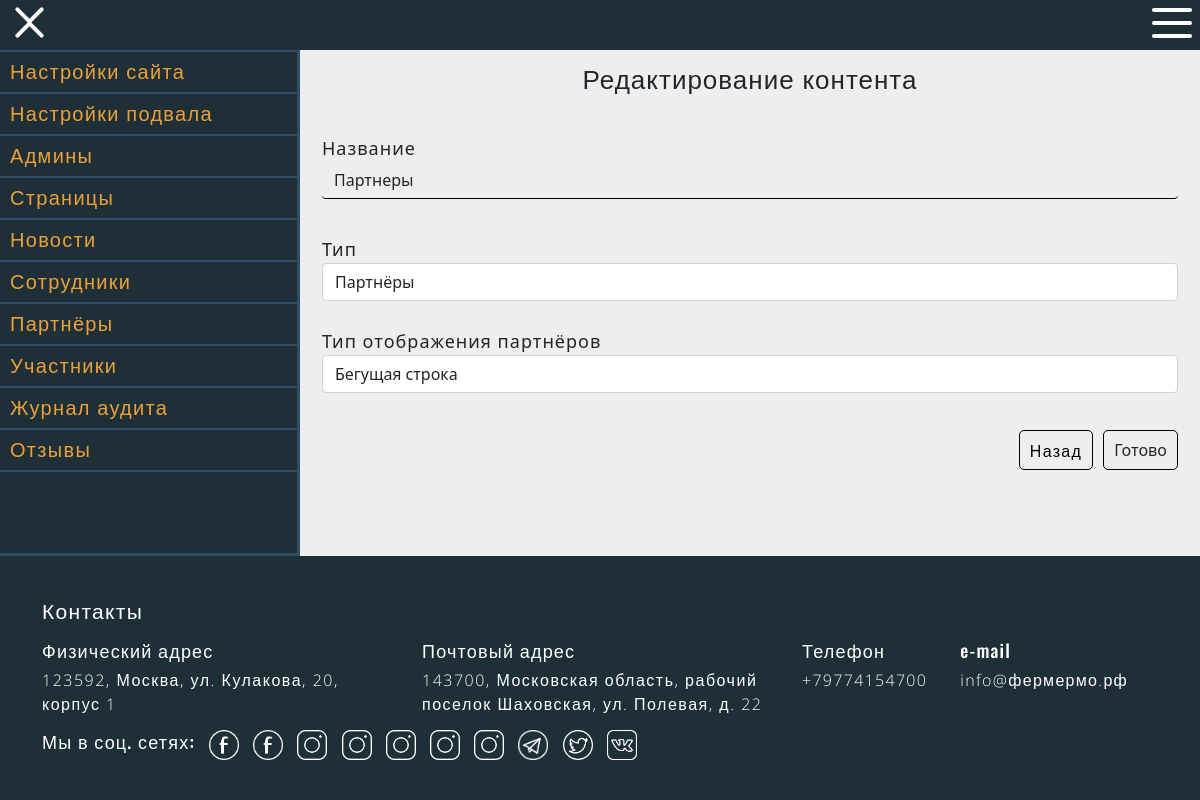
Screenshot of /admin-edit-content/6 (signed in) with the database file from the repository.
### data/content.py (models this page shows, shortened)
class Content(SqlAlchemyBase, SerializerMixin):
    __tablename__ = 'content'
    id = sqlalchemy.Column(sqlalchemy.Integer, primary_key=True, autoincrement=True)
    position = sqlalchemy.Column(sqlalchemy.Integer, nullable=True)
    type = sqlalchemy.Column(sqlalchemy.String, nullable=True)
    image = sqlalchemy.Column(sqlalchemy.String, nullable=True)
    animation_type = sqlalchemy.Column(sqlalchemy.Integer, nullable=True)
    heading = sqlalchemy.Column(sqlalchemy.String, nullable=True)
    text = sqlalchemy.Column(sqlalchemy.String, nullable=True)
    tags = sqlalchemy.Column(sqlalchemy.String, nullable=True)
    display_type = sqlalchemy.Column(sqlalchemy.String, nullable=True)
    display_type_member = sqlalchemy.Column(sqlalchemy.String, nullable=True)
    created_date = sqlalchemy.Column(sqlalchemy.DateTime, default=datetime.now())
    author_id = sqlalchemy.Column(sqlalchemy.Integer, sqlalchemy.ForeignKey("user.id"))
    author = orm.relation('User')
    smartpage_id = sqlalchemy.Column(sqlalchemy.Integer, sqlalchemy.ForeignKey("smartpage.id"))
    smartpage = orm.relation('Smartpage')

### run.py (the view)
@application.route("/admin-edit-content/<int:id>", methods=['GET', 'POST'])
@login_required
def admin_edit_content(id):
    if current_user.status > 0:
        form = ContentForm()
        content = edit_content(id, {"admin_email": current_user.email, "action": "get"})
        path = get_path()
        message, result, filenames, page_id = None, False, [], 0
        if "message" not in content:
            page_id = content["smartpage_id"]
            if request.method == 'POST':
                filenames = save_image_test(request.files, path, current_user.email)
                message = edit_content(id, {"type": form.type.data, "text": form.text.data, "heading": form.heading.data,
                                            "image": '//'.join(filenames), "action": "put", "display_type": form.display_type.data,
                                            "admin_email": current_user.email, "display_type_member": form.display_type_member.data})
                if "success" in message:
                    filenames = transport_images(filenames, f"content/content_{id}")
                    if filenames != []:
                        m = edit_content(id, {"image": "//".join(filenames), "action": "put", "admin_email": current_user.email})
                    result = True
                message = list(message.values())[-1]
            else:
                form.type.data = content["type"]
                form.text.data = content["text"]
                form.heading.data = content["heading"]
                form.display_type.data = content["display_type"]
                form.display_type_member.data = content["display_type_member"]
                page_id = content["smartpage_id"]
                if get_files_from(path) == []:
                    filenames = copy_files(f"content/content_{id}", path, content["image"].split("//"))
                    admin_images[current_user.email] = [_.split("/")[-1] for _ in filenames]
                else:
                    filenames = get_files_from(path)
        else:
            message = list(content.values())[-1]
        return get_render_template('form/admin-form-content.html', title='Редактирование контента', message=message, form=form,
                               result=result, flag=False, filenames=filenames, image_len=len(filenames) + 1,
                               page_id=page_id)
    return you_dont_have_permission()

### data/forms.py
class ContentForm(StartForm):
    type = SelectField('Тип', choices=[("News", "Новостной"), ("Text", "Текстовый"), ("Member", "Члены организации"),
                                       ("Image", "С картинками"), ("Partner", "Партнёры"), ("Map", "Карта")])
    heading = StringField('Название', validators=[DataRequired()])
    display_type = SelectField('Тип отображения партнёров', choices=[("0", "Бегущая строка"), ("1", "Блоки")])
    display_type_member = SelectField('Тип отображения членов организации', choices=[("0", "Бегущая строка"),
                                                                                     ("1", "Блоки")])
    text = TextAreaField('Текст')

### data/Inner/ContentInnerAPI.py (called while the page is built, shortened)
def find_by_id(id, session):
    content = session.query(Content).get(id)
    if not content:
        return raise_error(f"Блок контента не найден", session), 1
    return content, session

def edit_content(content_id, args):
    count = 0
    if not all(args[key] is not None for key in ['admin_email', 'action']):
        return raise_error('Пропущены некоторые важные аргументы')
    admin, session = check_admin_status(args['admin_email'])
    content, session = find_by_id(content_id, session)
    if type(content) == dict:
        session.close()
        return content
    if args['action'] == "get":
        session.close()
        return content.to_dict(only=('id', 'position', 'heading', 'type', 'image', 'animation_type', 'text', 'tags', 'author_id', 'smartpage_id', "display_type", "display_type_member"))
    return raise_error("Неизвестный метод", session)

### data/Inner/main_file.py (called while the page is built)
def check_admin_status(email, need_status=1):
    admin, session = check_admin(email)
    if admin.status < int(need_status):
        return raise_error("У вас недостаточно прав для этого", session), 1
    return admin, session

def check_admin(email):
    session = db_session.create_session()
    user = session.query(User).filter(User.email == email).first()
    if not user:
        return raise_error(f"Админ {email} не найден", session), 1
    return user, session

### data/db_session.py (called while the page is built)
def create_session() -> Session:
    global __factory
    return __factory()

### run.py (called while the page is built)
def get_render_template(template, **kwargs):
    return render_template(template, special_params=get_special_params(), **kwargs)

def get_path(end=""):
    return f"tmp/{current_user.email}{end}"

@login_manager.user_loader
def load_user(user_id):
    session = db_session.create_session()
    a = session.query(User).get(user_id)
    session.close()
    return a

### templates/form/admin-form-content.html (shortened to what this page needs)
{% extends "admin-panel.html" %}
{% block adminblock %}
<p class="settings-title">{{title}}</p>
<div class="settings">
    <form action="" method="post" enctype=multipart/form-data>
        <div class="main">
            {{ form.heading.label }}<br>
            {{ form.heading(class="form-control") }}<br>
            {{ form.type.label }}<br>
            {{ form.type(class="form-control type") }}<br>
            {% if form.type.data == "Partner" %}
            <div id="partner" class="">
            {% else %}
            <div id="partner" class="hidden">
                {% endif %}
                {{ form.display_type.label }}<br>
                {{ form.display_type(class="form-control") }}<br>
            </div>
                <div class="submit-block">
                    <button class="element-exit"><a href=/admin-list-smartpage/{{page_id}}>Назад</a></button>
                    {{ form.submit(type="submit", class="btn btn-primary submit") }}
                </div>
            </div>
        </div>
</div>
{% endblock %}

### static/css/style.css (style rules this page uses)
*, *::before, *::after { margin: 0; padding: 0; }
button { border: none; }
body { padding-top: 50px; min-height: 100vh; background: #f4f4f4; display: flex; flex-direction: column; }
p { font-family: 'Open Sans', sans-serif; font-weight: 300; }
a { font-family: 'Open Sans', sans-serif; font-weight: 300; color: inherit; text-decoration: none; letter-spacing: 1.3px; }

### static/css/admin-panel.css (style rules this page uses)
.settings { padding: 10px; }
.settings input { color: #212529; margin-bottom: 10px; }
.settings input[type="text"] { outline: none; border: none; background: transparent; border-bottom: 1px solid black; }
.settings input[type="submit"] { margin-bottom: 0; background: transparent; padding: 7px 10px; border-radius: 5px; outline: none; border: 1px solid black; }
.settings-title { padding: 10px; width: 100%; text-align: center; font-size: 24px; }
.submit-block { padding: 10px 0; width: 100%; display: flex; justify-content: flex-end; }
.settings-element-edit, .settings-element-delete, .settings-element-add, .settings-element-move, .settings-element-move-empty, .element-exit { color: black; padding: 0 5px; }
.element-exit { margin-right: 10px; background: transparent; padding: 0; color: black; border-radius: 5px; font-weight: 500; font-family: 'Open Sans', sans-serif; outline: none; border: 1px solid black; }
.element-exit a { padding: 10px; font-weight: 400; font-size: 16px; font-family: 'Open Sans', sans-serif; }
.settings-title { font-size: 26px; }

### rows the page displays
Content: heading "Партнеры", type "Партнёры", display_type "Бегущая строка"

### other values shown
{{ title }} "Редактирование контента"
{{ special_params["address"][0]["place"] }} "123592, Москва, ул. Кулакова, 20, корпус 1"
{{ special_params["address"][1]["place"] }} "143700, Московская область, рабочий поселок Шаховская, ул. Полевая, д. 22"
{{ phone['number'] }} "+79774154700"
{{ email['email_address'] }} "info@фермермо.рф"
